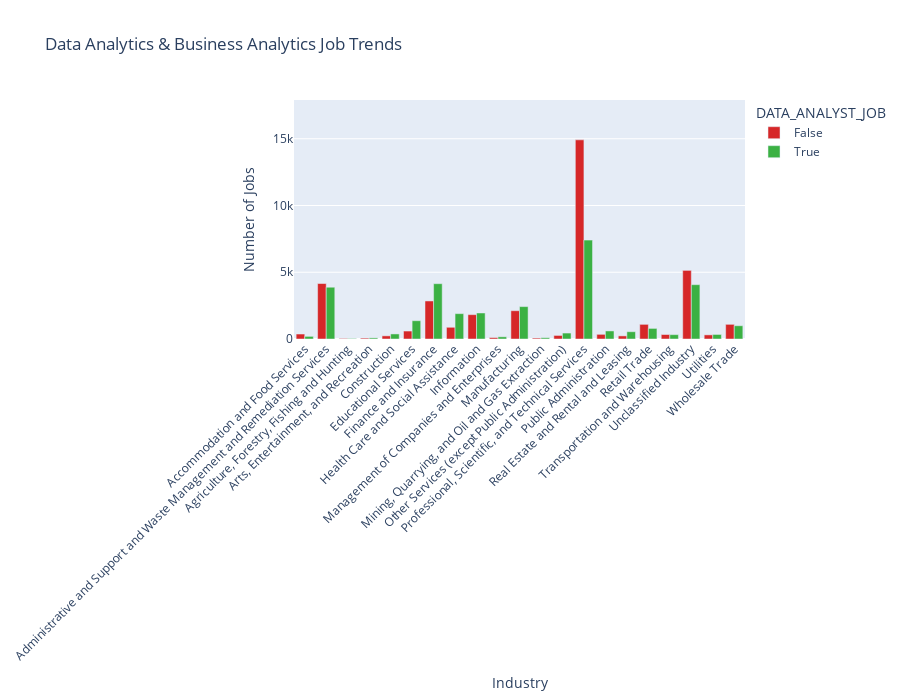

The notebook cell this image was saved under:
### Code cell
import plotly.express as px

# Define custom colors for 'True' and 'False' categories
color_map = {
    False: "#d62728" ,   # Red
    True: "#3BB143 "   # Green
}


fig = px.bar(df_grouped, 
             x='NAICS2_NAME', 
             y='Job_Count',
             color='DATA_ANALYST_JOB',
             title="Data Analytics & Business Analytics Job Trends",
              labels={'NAICS2_NAME': 'Industry', 'Job_Count': 'Number of Jobs'},
             barmode='group',
             color_discrete_map=color_map  # Custom colors
            )

fig.update_layout(
    yaxis=dict(
        title="Number of Jobs", 
        range=[0, df_grouped['Job_Count'].max() * 1.2]  # Increase y-axis height
    ),
    height=700,  # Make the figure taller
    xaxis=dict(
        tickangle=-45  # Rotate x-axis labels for better readability
    )
)

fig.show()

### Figure 1 — Plotly figure (JSON) as saved in the notebook; plotly's stock layout.template omitted (floating-point values rounded to 4 significant figures)
{"data": [{"alignmentgroup": "True", "hovertemplate": "DATA_ANALYST_JOB=False<br>Industry=%{x}<br>Number of Jobs=%{y}<extra></extra>", "legendgroup": "False", "marker": {"color": "#d62728", "pattern": {"shape": ""}}, "name": "False", "offsetgroup": "False", "orientation": "v", "showlegend": true, "textposition": "auto", "type": "bar", "x": ["Accommodation and Food Services", "Administrative and Support and Waste Management and Remediation Services", "Agriculture, Forestry, Fishing and Hunting", "Arts, Entertainment, and Recreation", "Construction", "Educational Services", "Finance and Insurance", "Health Care and Social Assistance", "Information", "Management of Companies and Enterprises", "Manufacturing", "Mining, Quarrying, and Oil and Gas Extraction", "Other Services (except Public Administration)", "Professional, Scientific, and Technical Services", "Public Administration", "Real Estate and Rental and Leasing", "Retail Trade", "Transportation and Warehousing", "Unclassified Industry", "Utilities", "Wholesale Trade"], "xaxis": "x", "y": [372, 4155, 40, 66, 235, 596, 2849, 877, 1824, 104, 2119, 69, 267, 14918, 349, 232, 1097, 336, 5140, 309, 1098], "yaxis": "y"}, {"alignmentgroup": "True", "hovertemplate": "DATA_ANALYST_JOB=True<br>Industry=%{x}<br>Number of Jobs=%{y}<extra></extra>", "legendgroup": "True", "marker": {"color": "#3BB143 ", "pattern": {"shape": ""}}, "name": "True", "offsetgroup": "True", "orientation": "v", "showlegend": true, "textposition": "auto", "type": "bar", "x": ["Accommodation and Food Services", "Administrative and Support and Waste Management and Remediation Services", "Agriculture, Forestry, Fishing and Hunting", "Arts, Entertainment, and Recreation", "Construction", "Educational Services", "Finance and Insurance", "Health Care and Social Assistance", "Information", "Management of Companies and Enterprises", "Manufacturing", "Mining, Quarrying, and Oil and Gas Extraction", "Other Services (except Public Administration)", "Professional, Scientific, and Technical Services", "Public Administration", "Real Estate and Rental and Leasing", "Retail Trade", "Transportation and Warehousing", "Unclassified Industry", "Utilities", "Wholesale Trade"], "xaxis": "x", "y": [198, 3878, 36, 84, 379, 1370, 4142, 1899, 1950, 164, 2427, 96, 446, 7407, 604, 546, 793, 326, 4069, 341, 993], "yaxis": "y"}], "layout": {"barmode": "group", "height": 700, "legend": {"title": {"text": "DATA_ANALYST_JOB"}, "tracegroupgap": 0}, "title": {"text": "Data Analytics & Business Analytics Job Trends"}, "xaxis": {"anchor": "y", "domain": [0, 1], "tickangle": -45, "title": {"text": "Industry"}}, "yaxis": {"anchor": "x", "domain": [0, 1], "range": [0, 17900.0], "title": {"text": "Number of Jobs"}}}}
